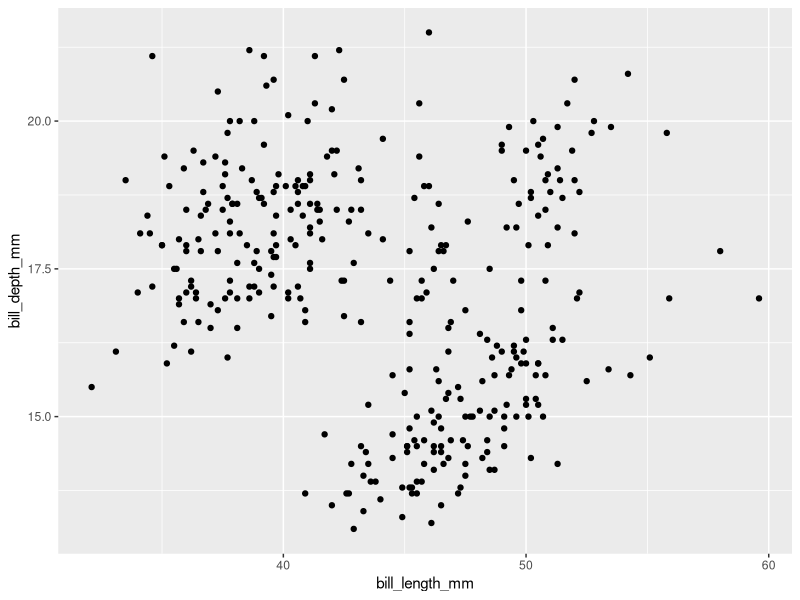
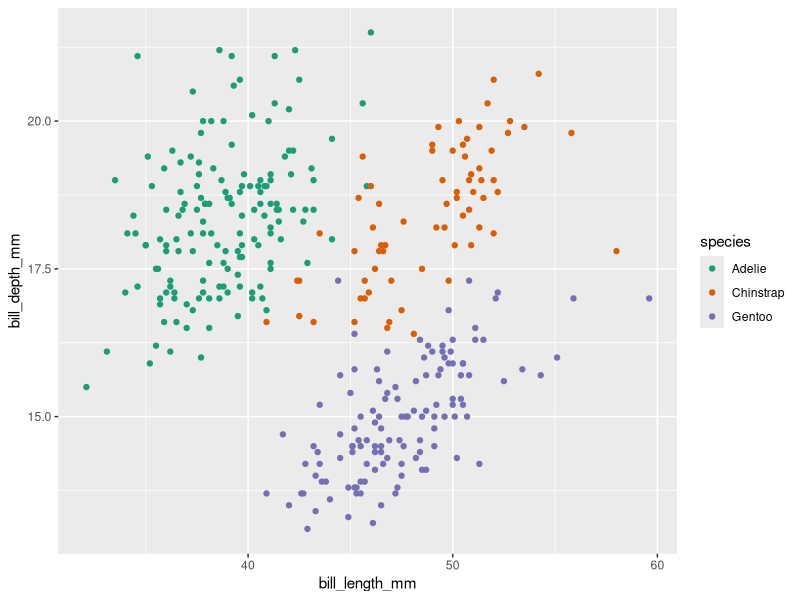
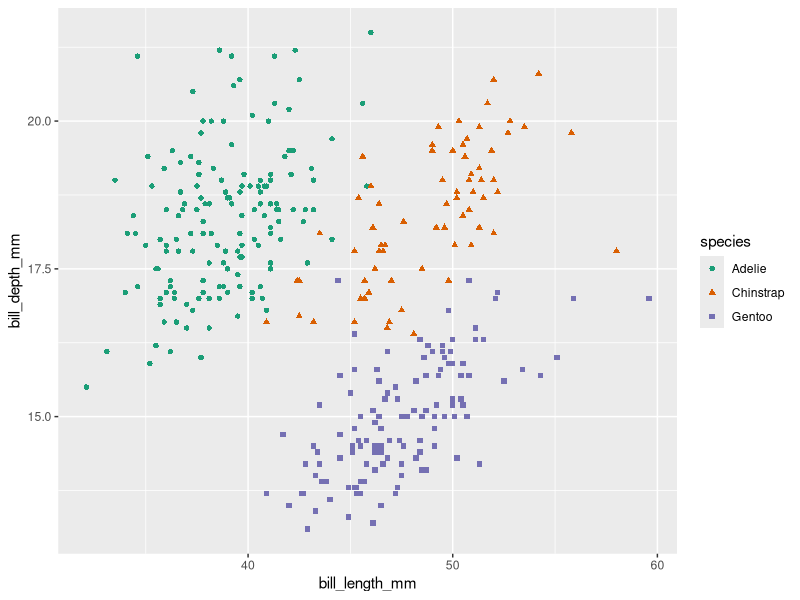
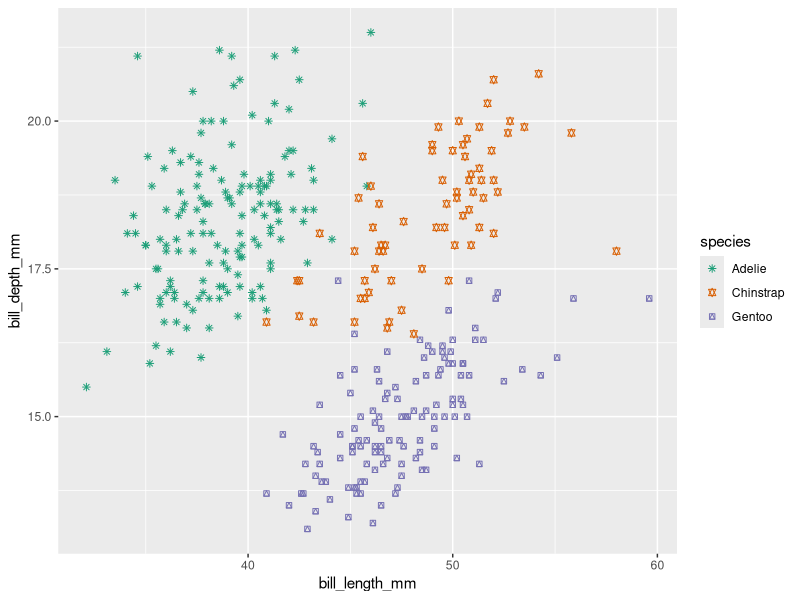
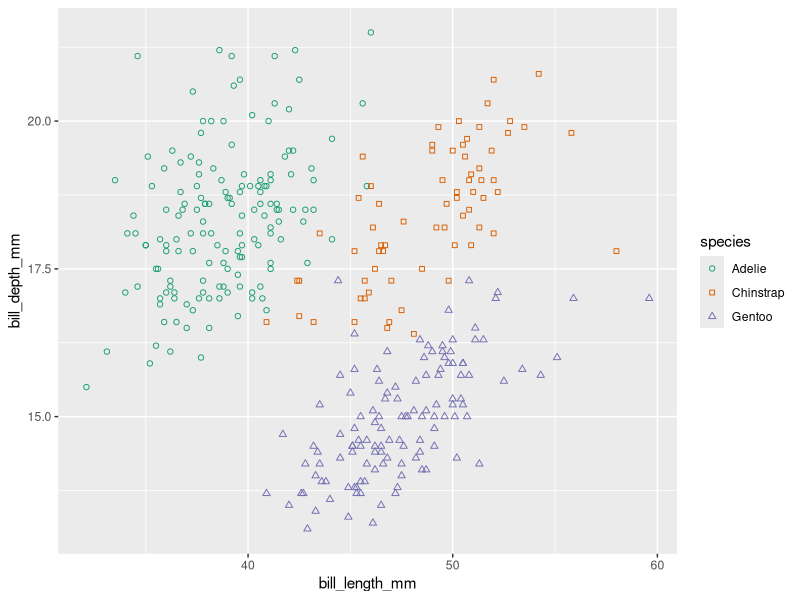
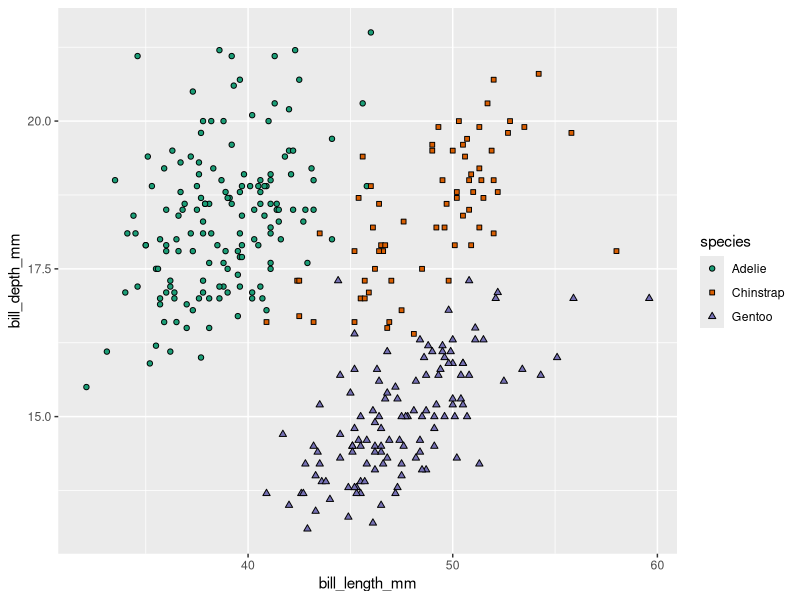
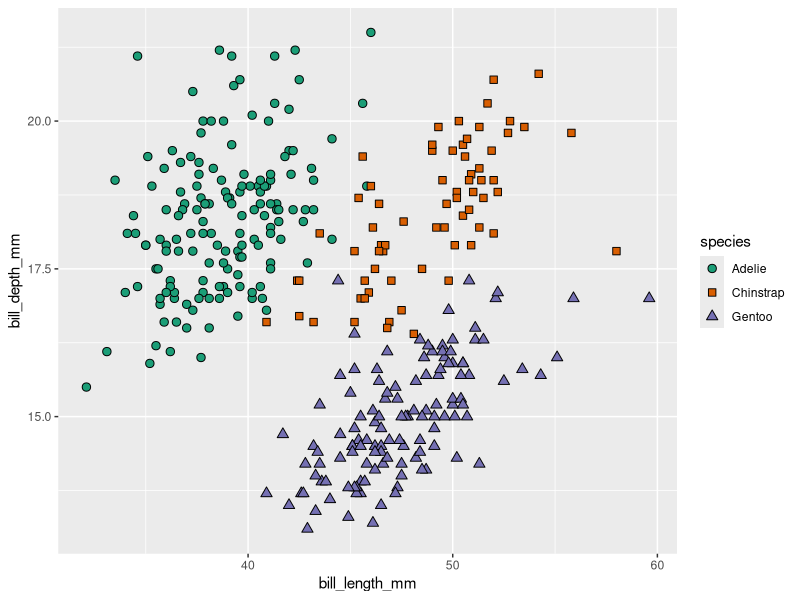
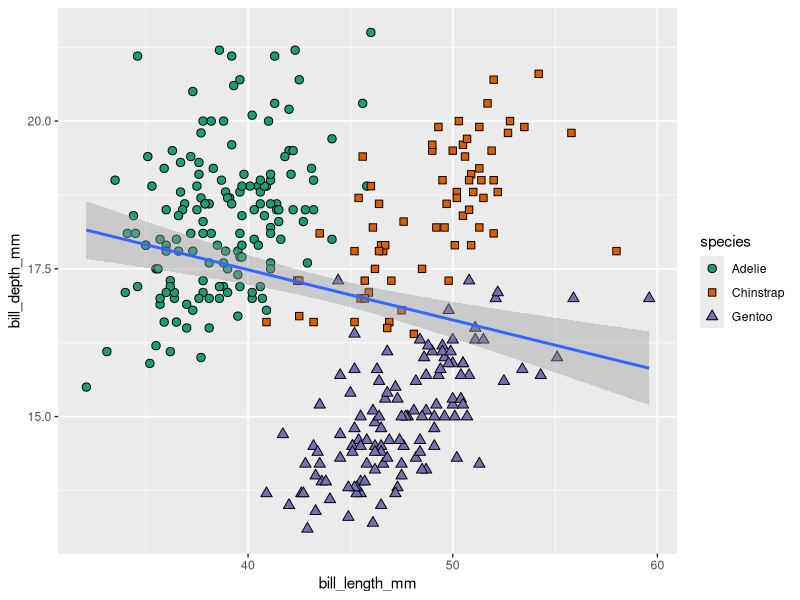

Source code (R) for these figures, in order:
## ---- chunk 1
# install.packages("palmerpenguins")
library(ggplot2)
library(here)
library(palmerpenguins)


## ---- chunk 2
# Read in the palmer penguins data
penguins <- penguins
## ---- chunk 3
# Putting a "?" in front of a function (or built-in dataset) will automatically bring up its help page!
?penguins
## ---- chunk 4
ggplot(data = penguins, aes(x = bill_length_mm, y = bill_depth_mm)) +
  geom_point()
## ---- chunk 5

## ---- chunk 6
ggplot(data = penguins, aes(x = bill_length_mm, y = bill_depth_mm)) +
  geom_point(aes(color = species)) +
  scale_color_brewer(palette = "Dark2")
## ---- chunk 7
ggplot(data = penguins, aes(x = bill_length_mm, y = bill_depth_mm)) +
  geom_point(aes(color = species,
                 shape = species)) +
  scale_color_brewer(palette = "Dark2")
## ---- chunk 8
ggplot(data = penguins, aes(x = bill_length_mm, y = bill_depth_mm)) +
  geom_point(aes(color = species,
                 shape = species)) +
  scale_color_brewer(palette = "Dark2") +
  scale_shape_manual(values = c(8, 11, 14))
## ---- chunk 9
ggplot(data = penguins, aes(x = bill_length_mm, y = bill_depth_mm)) +
  geom_point(aes(color = species,
                 shape = species)) +
  scale_color_brewer(palette = "Dark2") +
  scale_shape_manual(values = c(21, 22, 24))
## ---- chunk 10
ggplot(data = penguins, aes(x = bill_length_mm, y = bill_depth_mm)) +
  geom_point(aes(fill = species,
                 shape = species)) +
  scale_fill_brewer(palette = "Dark2") +
  scale_shape_manual(values = c(21, 22, 24))
## ---- chunk 11
ggplot(data = penguins, aes(x = bill_length_mm, y = bill_depth_mm)) +
  geom_point(aes(fill = species,
                 shape = species),
             size = 2.5) +
  scale_fill_brewer(palette = "Dark2") +
  scale_shape_manual(values = c(21, 22, 24))
## ---- chunk 12
ggplot(data = penguins, aes(x = bill_length_mm, y = bill_depth_mm)) +
  geom_point(aes(fill = species,
                 shape = species),
             size = 2.5) +
  geom_smooth(method = "lm") +
  scale_fill_brewer(palette = "Dark2") +
  scale_shape_manual(values = c(21, 22, 24))
## ---- chunk 13
ggplot(data = penguins, aes(x = bill_length_mm, y = bill_depth_mm)) +
  geom_point(aes(fill = species,
                 shape = species),
             size = 2.5) +
  geom_smooth(method = "lm",
              aes(color = species)) +
  scale_fill_brewer(palette = "Dark2") +
  scale_shape_manual(values = c(21, 22, 24))
## ---- chunk 14
ggplot(data = penguins, aes(x = bill_length_mm, y = bill_depth_mm)) +
  geom_point(aes(fill = species,
                 shape = species),
             size = 2.5) +
  geom_smooth(method = "lm",
              aes(color = species)) +
  scale_fill_brewer(palette = "Dark2") +
  scale_color_brewer(palette = "Dark2") +
  scale_shape_manual(values = c(21, 22, 24))
## ---- chunk 15
ggplot(data = penguins, aes(x = bill_length_mm, y = bill_depth_mm)) +
  geom_point(aes(fill = species,
                 shape = species),
             size = 2.5) +
  geom_smooth(method = "lm",
              aes(color = species)) +
  scale_fill_brewer(palette = "Dark2") +
  scale_color_brewer(palette = "Dark2") +
  scale_shape_manual(values = c(21, 22, 24)) +
  scale_y_continuous(limits = c(0, 30))
## ---- chunk 16
ggplot(data = penguins, aes(x = bill_length_mm, y = bill_depth_mm)) +
  geom_point(aes(fill = species,
                 shape = species),
             size = 2.5) +
  geom_smooth(method = "lm",
              aes(color = species)) +
  scale_fill_brewer(palette = "Dark2") +
  scale_color_brewer(palette = "Dark2") +
  scale_shape_manual(values = c(21, 22, 24)) +
  scale_y_log10()


## ---- chunk 17
ggplot(data = penguins, aes(x = bill_length_mm, y = bill_depth_mm)) +
  geom_point(aes(fill = species,
                 shape = species),
             size = 2.5) +
  geom_smooth(method = "lm",
              aes(color = species)) +
  scale_fill_brewer(palette = "Dark2") +
  scale_color_brewer(palette = "Dark2") +
  scale_shape_manual(values = c(21, 22, 24)) +
  labs(x = "Bill length (mm)",
       y = "Bill depth (mm)")

## ---- chunk 18
ggplot(data = penguins, aes(x = bill_length_mm, y = bill_depth_mm)) +
  geom_point(aes(fill = species,
                 shape = species),
             size = 2.5) +
  geom_smooth(method = "lm",
              aes(color = species)) +
  scale_fill_brewer(palette = "Dark2") +
  scale_color_brewer(palette = "Dark2") +
  scale_shape_manual(values = c(21, 22, 24)) +
  labs(x = "Bill length (mm)",
       y = "Bill depth (mm)", 
       fill = "Species",
       color = "Species",
       shape = "Species") +
  theme(axis.title.x = element_text(color = "red",
                                    size = 16))

## ---- chunk 19
ggplot(data = penguins, aes(x = bill_length_mm, y = bill_depth_mm)) +
 geom_point(aes(fill = species,
                 shape = species),
             size = 2.5) +
  geom_smooth(method = "lm",
              aes(color = species)) +
  scale_fill_brewer(palette = "Dark2") +
  scale_color_brewer(palette = "Dark2") +
  scale_shape_manual(values = c(21, 22, 24)) +
  labs(x = "Bill length (mm)",
       y = "Bill depth (mm)", 
       fill = "Species",
       color = "Species",
       shape = "Species") +
  theme(axis.title.x = element_text(color = "red",
                                    size = 16)) +
  theme_classic()

## ---- chunk 20
ggplot(data = penguins, aes(x = bill_length_mm, y = bill_depth_mm)) +
  geom_point(aes(fill = species,
                 shape = species),
             size = 2.5) +
  geom_smooth(aes(color = species),
              method = "lm") +
  scale_fill_brewer(palette = "Dark2") +
  scale_color_brewer(palette = "Dark2") +
  scale_shape_manual(values = c(21, 22, 24)) +
  labs(x = "Bill length (mm)",
       y = "Bill depth (mm)", 
       fill = "Species",
       color = "Species",
       shape = "Species") +
  theme_classic() +
  theme(axis.title = element_text(size = 14),
        axis.text = element_text(size = 12),
        legend.text = element_text(size = 12),
        legend.title = element_text(size = 12),
        legend.position = "inside",
        legend.position.inside = c(0.9, 0.15),
        legend.background = element_rect(color = "black")
        )

## ---- chunk 21
# Putting a "?" in front of a function (or built-in dataset) will automatically bring up its help page!
?CO2
